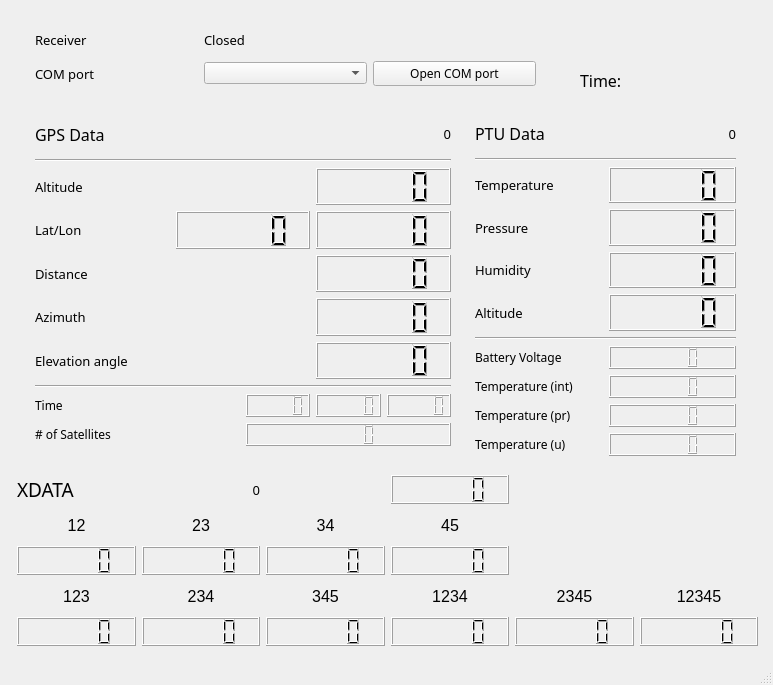
<?xml version="1.0" encoding="UTF-8"?>
<ui version="4.0">
 <class>MainWindow</class>
 <widget class="QMainWindow" name="MainWindow">
  <property name="geometry">
   <rect>
    <x>0</x>
    <y>0</y>
    <width>773</width>
    <height>685</height>
   </rect>
  </property>
  <property name="windowTitle">
   <string>MainWindow</string>
  </property>
  <widget class="QWidget" name="centralwidget">
   <widget class="QWidget" name="gridLayoutWidget">
    <property name="geometry">
     <rect>
      <x>30</x>
      <y>110</y>
      <width>426</width>
      <height>341</height>
     </rect>
    </property>
    <layout class="QGridLayout" name="gridLayout" columnstretch="0,0,0">
     <property name="leftMargin">
      <number>5</number>
     </property>
     <property name="topMargin">
      <number>5</number>
     </property>
     <property name="rightMargin">
      <number>5</number>
     </property>
     <property name="bottomMargin">
      <number>5</number>
     </property>
     <item row="7" column="0">
      <widget class="QLabel" name="label_2">
       <property name="font">
        <font>
         <family>Century Gothic</family>
         <pointsize>10</pointsize>
        </font>
       </property>
       <property name="text">
        <string>Distance</string>
       </property>
      </widget>
     </item>
     <item row="8" column="2">
      <widget class="QLCDNumber" name="AZ"/>
     </item>
     <item row="9" column="2">
      <widget class="QLCDNumber" name="EL"/>
     </item>
     <item row="5" column="0">
      <widget class="QLabel" name="label_9">
       <property name="font">
        <font>
         <family>Century Gothic</family>
         <pointsize>10</pointsize>
        </font>
       </property>
       <property name="text">
        <string>Lat/Lon</string>
       </property>
       <property name="scaledContents">
        <bool>true</bool>
       </property>
      </widget>
     </item>
     <item row="3" column="0">
      <widget class="QLabel" name="label">
       <property name="font">
        <font>
         <family>Century Gothic</family>
         <pointsize>10</pointsize>
        </font>
       </property>
       <property name="text">
        <string>Altitude</string>
       </property>
       <property name="scaledContents">
        <bool>true</bool>
       </property>
      </widget>
     </item>
     <item row="1" column="0">
      <widget class="QLabel" name="label_23">
       <property name="font">
        <font>
         <family>Century Gothic</family>
         <pointsize>12</pointsize>
        </font>
       </property>
       <property name="text">
        <string>GPS Data</string>
       </property>
      </widget>
     </item>
     <item row="2" column="0" colspan="3">
      <widget class="Line" name="line">
       <property name="orientation">
        <enum>Qt::Horizontal</enum>
       </property>
      </widget>
     </item>
     <item row="5" column="1">
      <widget class="QLCDNumber" name="LAT"/>
     </item>
     <item row="3" column="2">
      <widget class="QLCDNumber" name="ALT"/>
     </item>
     <item row="5" column="2">
      <widget class="QLCDNumber" name="LON"/>
     </item>
     <item row="9" column="0">
      <widget class="QLabel" name="label_21">
       <property name="font">
        <font>
         <family>Century Gothic</family>
         <pointsize>10</pointsize>
        </font>
       </property>
       <property name="text">
        <string>Elevation angle</string>
       </property>
      </widget>
     </item>
     <item row="1" column="2">
      <widget class="QLabel" name="GPS_NO">
       <property name="font">
        <font>
         <family>Century Gothic</family>
         <pointsize>10</pointsize>
        </font>
       </property>
       <property name="text">
        <string>0</string>
       </property>
       <property name="alignment">
        <set>Qt::AlignRight|Qt::AlignTrailing|Qt::AlignVCenter</set>
       </property>
      </widget>
     </item>
     <item row="8" column="0">
      <widget class="QLabel" name="label_10">
       <property name="font">
        <font>
         <family>Century Gothic</family>
         <pointsize>10</pointsize>
        </font>
       </property>
       <property name="text">
        <string>Azimuth</string>
       </property>
      </widget>
     </item>
     <item row="7" column="2">
      <widget class="QLCDNumber" name="DIST"/>
     </item>
     <item row="11" column="0" colspan="3">
      <layout class="QGridLayout" name="gridLayout_4">
       <item row="0" column="1">
        <layout class="QHBoxLayout" name="horizontalLayout">
         <item>
          <widget class="QLCDNumber" name="GPS_H"/>
         </item>
         <item>
          <widget class="QLCDNumber" name="GPS_M"/>
         </item>
         <item>
          <widget class="QLCDNumber" name="GPS_S"/>
         </item>
        </layout>
       </item>
       <item row="1" column="1">
        <widget class="QLCDNumber" name="NSAT"/>
       </item>
       <item row="1" column="0">
        <widget class="QLabel" name="label_12">
         <property name="font">
          <font>
           <family>Century Gothic</family>
           <pointsize>9</pointsize>
          </font>
         </property>
         <property name="text">
          <string># of Satellites</string>
         </property>
         <property name="scaledContents">
          <bool>true</bool>
         </property>
        </widget>
       </item>
       <item row="0" column="0">
        <widget class="QLabel" name="label_11">
         <property name="font">
          <font>
           <family>Century Gothic</family>
           <pointsize>9</pointsize>
          </font>
         </property>
         <property name="text">
          <string>Time</string>
         </property>
        </widget>
       </item>
      </layout>
     </item>
     <item row="10" column="0" colspan="3">
      <widget class="Line" name="line_4">
       <property name="orientation">
        <enum>Qt::Horizontal</enum>
       </property>
      </widget>
     </item>
    </layout>
   </widget>
   <widget class="QWidget" name="gridLayoutWidget_2">
    <property name="geometry">
     <rect>
      <x>30</x>
      <y>20</y>
      <width>511</width>
      <height>71</height>
     </rect>
    </property>
    <layout class="QGridLayout" name="gridLayout_2" rowstretch="0,0,0">
     <property name="leftMargin">
      <number>5</number>
     </property>
     <property name="topMargin">
      <number>5</number>
     </property>
     <property name="rightMargin">
      <number>5</number>
     </property>
     <property name="bottomMargin">
      <number>5</number>
     </property>
     <item row="1" column="0">
      <widget class="QLabel" name="label_3">
       <property name="font">
        <font>
         <family>Century Gothic</family>
         <pointsize>10</pointsize>
        </font>
       </property>
       <property name="text">
        <string>Receiver</string>
       </property>
      </widget>
     </item>
     <item row="2" column="0">
      <widget class="QLabel" name="label_5">
       <property name="font">
        <font>
         <family>Century Gothic</family>
         <pointsize>10</pointsize>
        </font>
       </property>
       <property name="text">
        <string>COM port</string>
       </property>
      </widget>
     </item>
     <item row="2" column="2">
      <widget class="QPushButton" name="OPEN_COM1">
       <property name="font">
        <font>
         <family>Century Gothic</family>
         <pointsize>9</pointsize>
        </font>
       </property>
       <property name="text">
        <string>Open COM port</string>
       </property>
      </widget>
     </item>
     <item row="1" column="1">
      <widget class="QLabel" name="COM1_OPENED">
       <property name="font">
        <font>
         <family>Century Gothic</family>
         <pointsize>10</pointsize>
        </font>
       </property>
       <property name="text">
        <string>Closed</string>
       </property>
      </widget>
     </item>
     <item row="2" column="1">
      <widget class="QComboBox" name="COM1_PORTS"/>
     </item>
    </layout>
   </widget>
   <widget class="QWidget" name="gridLayoutWidget_3">
    <property name="geometry">
     <rect>
      <x>470</x>
      <y>110</y>
      <width>271</width>
      <height>351</height>
     </rect>
    </property>
    <layout class="QGridLayout" name="gridLayout_3">
     <property name="leftMargin">
      <number>5</number>
     </property>
     <property name="topMargin">
      <number>5</number>
     </property>
     <property name="rightMargin">
      <number>5</number>
     </property>
     <property name="bottomMargin">
      <number>5</number>
     </property>
     <item row="0" column="0">
      <widget class="QLabel" name="label_24">
       <property name="font">
        <font>
         <family>Century Gothic</family>
         <pointsize>12</pointsize>
        </font>
       </property>
       <property name="text">
        <string>PTU Data</string>
       </property>
      </widget>
     </item>
     <item row="3" column="0">
      <widget class="QLabel" name="label_15">
       <property name="font">
        <font>
         <family>Century Gothic</family>
         <pointsize>10</pointsize>
        </font>
       </property>
       <property name="text">
        <string>Temperature</string>
       </property>
      </widget>
     </item>
     <item row="4" column="0">
      <widget class="QLabel" name="label_17">
       <property name="font">
        <font>
         <family>Century Gothic</family>
         <pointsize>10</pointsize>
        </font>
       </property>
       <property name="text">
        <string>Pressure</string>
       </property>
      </widget>
     </item>
     <item row="5" column="0">
      <widget class="QLabel" name="label_18">
       <property name="font">
        <font>
         <family>Century Gothic</family>
         <pointsize>10</pointsize>
        </font>
       </property>
       <property name="text">
        <string>Humidity</string>
       </property>
      </widget>
     </item>
     <item row="7" column="0" colspan="2">
      <widget class="Line" name="line_3">
       <property name="orientation">
        <enum>Qt::Horizontal</enum>
       </property>
      </widget>
     </item>
     <item row="4" column="1">
      <widget class="QLCDNumber" name="PRESSURE"/>
     </item>
     <item row="3" column="1">
      <widget class="QLCDNumber" name="TEMP"/>
     </item>
     <item row="5" column="1">
      <widget class="QLCDNumber" name="HUMIDITY"/>
     </item>
     <item row="2" column="0" colspan="2">
      <widget class="Line" name="line_2">
       <property name="orientation">
        <enum>Qt::Horizontal</enum>
       </property>
      </widget>
     </item>
     <item row="6" column="0">
      <widget class="QLabel" name="label_22">
       <property name="font">
        <font>
         <family>Century Gothic</family>
         <pointsize>10</pointsize>
        </font>
       </property>
       <property name="text">
        <string>Altitude</string>
       </property>
      </widget>
     </item>
     <item row="6" column="1">
      <widget class="QLCDNumber" name="BARO_ALT"/>
     </item>
     <item row="0" column="1">
      <widget class="QLabel" name="PTU_NO">
       <property name="font">
        <font>
         <family>Century Gothic</family>
         <pointsize>10</pointsize>
        </font>
       </property>
       <property name="text">
        <string>0</string>
       </property>
       <property name="alignment">
        <set>Qt::AlignRight|Qt::AlignTrailing|Qt::AlignVCenter</set>
       </property>
      </widget>
     </item>
     <item row="9" column="0" colspan="2">
      <layout class="QGridLayout" name="gridLayout_5">
       <item row="2" column="0">
        <widget class="QLabel" name="label_26">
         <property name="font">
          <font>
           <family>Century Gothic</family>
          </font>
         </property>
         <property name="text">
          <string>Temperature (pr)</string>
         </property>
        </widget>
       </item>
       <item row="2" column="1">
        <widget class="QLCDNumber" name="TPR"/>
       </item>
       <item row="1" column="1">
        <widget class="QLCDNumber" name="TINT"/>
       </item>
       <item row="3" column="1">
        <widget class="QLCDNumber" name="TU"/>
       </item>
       <item row="1" column="0">
        <widget class="QLabel" name="label_25">
         <property name="font">
          <font>
           <family>Century Gothic</family>
          </font>
         </property>
         <property name="text">
          <string>Temperature (int)</string>
         </property>
        </widget>
       </item>
       <item row="3" column="0">
        <widget class="QLabel" name="label_27">
         <property name="font">
          <font>
           <family>Century Gothic</family>
          </font>
         </property>
         <property name="text">
          <string>Temperature (u)</string>
         </property>
        </widget>
       </item>
       <item row="0" column="1">
        <widget class="QLCDNumber" name="VBAT"/>
       </item>
       <item row="0" column="0">
        <widget class="QLabel" name="label_20">
         <property name="font">
          <font>
           <family>Century Gothic</family>
          </font>
         </property>
         <property name="text">
          <string>Battery Voltage</string>
         </property>
        </widget>
       </item>
      </layout>
     </item>
    </layout>
   </widget>
   <widget class="QWidget" name="gridLayoutWidget_4">
    <property name="geometry">
     <rect>
      <x>17</x>
      <y>475</y>
      <width>741</width>
      <height>171</height>
     </rect>
    </property>
    <layout class="QGridLayout" name="gridLayout_6">
     <item row="3" column="0">
      <widget class="QLCDNumber" name="DATA12"/>
     </item>
     <item row="3" column="1">
      <widget class="QLCDNumber" name="DATA23"/>
     </item>
     <item row="5" column="5">
      <widget class="QLCDNumber" name="DATA12345"/>
     </item>
     <item row="2" column="1">
      <widget class="QLabel" name="label_30">
       <property name="font">
        <font>
         <family>Arial</family>
         <pointsize>12</pointsize>
        </font>
       </property>
       <property name="text">
        <string>23</string>
       </property>
       <property name="alignment">
        <set>Qt::AlignCenter</set>
       </property>
      </widget>
     </item>
     <item row="2" column="0">
      <widget class="QLabel" name="label_4">
       <property name="font">
        <font>
         <family>Arial</family>
         <pointsize>12</pointsize>
        </font>
       </property>
       <property name="text">
        <string>12</string>
       </property>
       <property name="alignment">
        <set>Qt::AlignCenter</set>
       </property>
      </widget>
     </item>
     <item row="2" column="2">
      <widget class="QLabel" name="label_6">
       <property name="font">
        <font>
         <family>Arial</family>
         <pointsize>12</pointsize>
        </font>
       </property>
       <property name="text">
        <string>34</string>
       </property>
       <property name="alignment">
        <set>Qt::AlignCenter</set>
       </property>
      </widget>
     </item>
     <item row="3" column="2">
      <widget class="QLCDNumber" name="DATA34"/>
     </item>
     <item row="2" column="3">
      <widget class="QLabel" name="label_7">
       <property name="font">
        <font>
         <family>Arial</family>
         <pointsize>12</pointsize>
        </font>
       </property>
       <property name="text">
        <string>45</string>
       </property>
       <property name="alignment">
        <set>Qt::AlignCenter</set>
       </property>
      </widget>
     </item>
     <item row="3" column="3">
      <widget class="QLCDNumber" name="DATA45"/>
     </item>
     <item row="5" column="0">
      <widget class="QLCDNumber" name="DATA123"/>
     </item>
     <item row="5" column="4">
      <widget class="QLCDNumber" name="DATA2345"/>
     </item>
     <item row="1" column="0">
      <widget class="QLabel" name="label_29">
       <property name="font">
        <font>
         <family>Century Gothic</family>
         <pointsize>14</pointsize>
        </font>
       </property>
       <property name="text">
        <string>XDATA</string>
       </property>
      </widget>
     </item>
     <item row="4" column="0">
      <widget class="QLabel" name="label_8">
       <property name="font">
        <font>
         <family>Arial</family>
         <pointsize>12</pointsize>
        </font>
       </property>
       <property name="text">
        <string>123</string>
       </property>
       <property name="alignment">
        <set>Qt::AlignCenter</set>
       </property>
      </widget>
     </item>
     <item row="5" column="1">
      <widget class="QLCDNumber" name="DATA234"/>
     </item>
     <item row="4" column="4">
      <widget class="QLabel" name="label_19">
       <property name="font">
        <font>
         <family>Arial</family>
         <pointsize>12</pointsize>
        </font>
       </property>
       <property name="text">
        <string>2345</string>
       </property>
       <property name="alignment">
        <set>Qt::AlignCenter</set>
       </property>
      </widget>
     </item>
     <item row="4" column="2">
      <widget class="QLabel" name="label_14">
       <property name="font">
        <font>
         <family>Arial</family>
         <pointsize>12</pointsize>
        </font>
       </property>
       <property name="text">
        <string>345</string>
       </property>
       <property name="alignment">
        <set>Qt::AlignCenter</set>
       </property>
      </widget>
     </item>
     <item row="4" column="3">
      <widget class="QLabel" name="label_16">
       <property name="font">
        <font>
         <family>Arial</family>
         <pointsize>12</pointsize>
        </font>
       </property>
       <property name="text">
        <string>1234</string>
       </property>
       <property name="alignment">
        <set>Qt::AlignCenter</set>
       </property>
      </widget>
     </item>
     <item row="5" column="3">
      <widget class="QLCDNumber" name="DATA1234"/>
     </item>
     <item row="5" column="2">
      <widget class="QLCDNumber" name="DATA345"/>
     </item>
     <item row="4" column="1">
      <widget class="QLabel" name="label_13">
       <property name="font">
        <font>
         <family>Arial</family>
         <pointsize>12</pointsize>
        </font>
       </property>
       <property name="text">
        <string>234</string>
       </property>
       <property name="alignment">
        <set>Qt::AlignCenter</set>
       </property>
      </widget>
     </item>
     <item row="4" column="5">
      <widget class="QLabel" name="label_28">
       <property name="font">
        <font>
         <family>Arial</family>
         <pointsize>12</pointsize>
        </font>
       </property>
       <property name="text">
        <string>12345</string>
       </property>
       <property name="alignment">
        <set>Qt::AlignCenter</set>
       </property>
      </widget>
     </item>
     <item row="1" column="1">
      <widget class="QLabel" name="XDATA_NO">
       <property name="font">
        <font>
         <family>Century Gothic</family>
         <pointsize>10</pointsize>
        </font>
       </property>
       <property name="text">
        <string>0</string>
       </property>
       <property name="alignment">
        <set>Qt::AlignRight|Qt::AlignTrailing|Qt::AlignVCenter</set>
       </property>
      </widget>
     </item>
     <item row="1" column="3">
      <widget class="QLCDNumber" name="DATA_NUM"/>
     </item>
    </layout>
   </widget>
   <widget class="QLabel" name="Time">
    <property name="geometry">
     <rect>
      <x>580</x>
      <y>70</y>
      <width>181</width>
      <height>21</height>
     </rect>
    </property>
    <property name="font">
     <font>
      <family>Century Gothic</family>
      <pointsize>12</pointsize>
     </font>
    </property>
    <property name="text">
     <string>Time:</string>
    </property>
   </widget>
  </widget>
  <widget class="QStatusBar" name="statusbar"/>
 </widget>
 <resources/>
 <connections/>
</ui>
